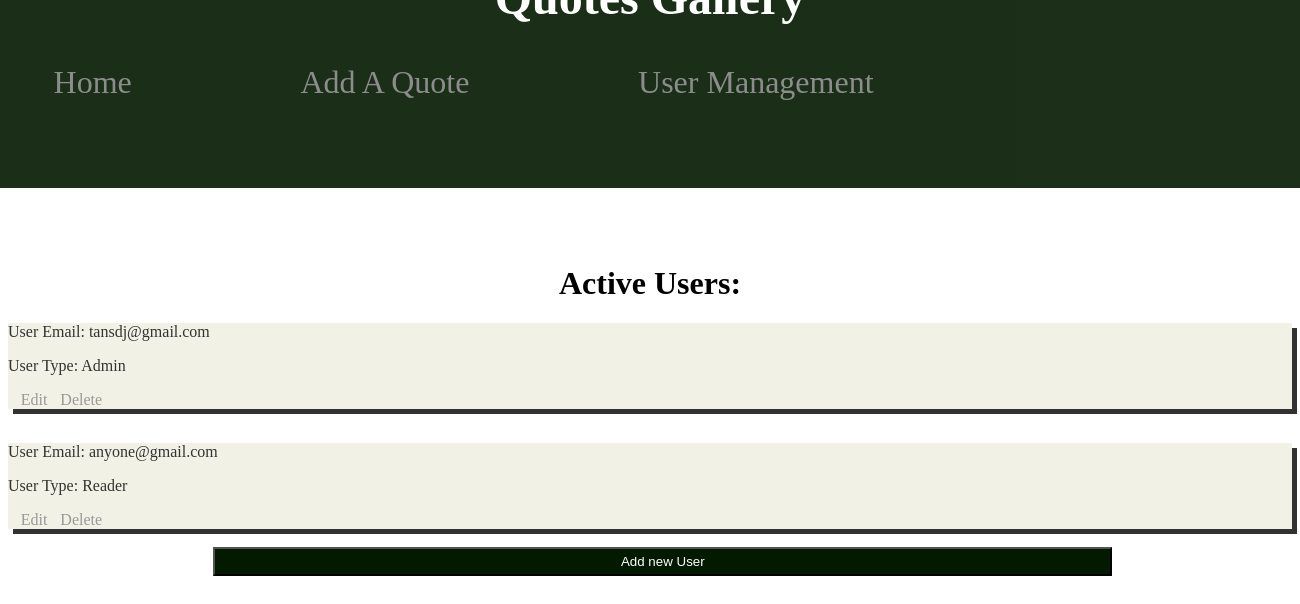
/PHP/UserManagement.php, run on an earlier commit of the app's database.
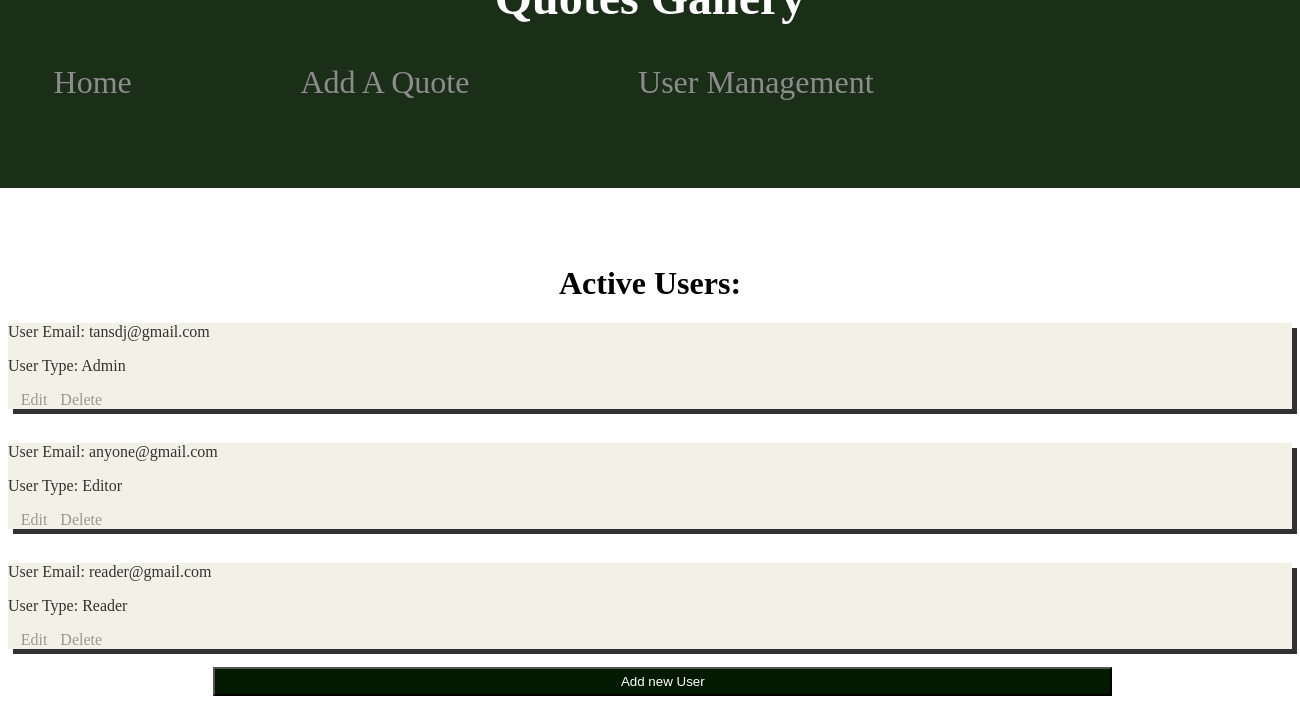
And on a later commit of the database.
### tables this page shows
CREATE TABLE IF NOT EXISTS `tblusers` (
  `userId` int(11) NOT NULL AUTO_INCREMENT,
  `userEmail` varchar(30) NOT NULL,
  `userPassword` varchar(20) NOT NULL,
  `userType` varchar(6) NOT NULL,
  PRIMARY KEY (`userId`),
  UNIQUE KEY `userEmail` (`userEmail`)
);

### Classes/UserClass.php (called while the page is built, shortened)
<?php
require_once (realpath( dirname( __FILE__ ) ).'/DataHandler.php');
class User{
    protected $id;
    protected $email;
    protected $type;
    function __construct($id,$email,$password,$type) {
        $this->id = $id;
        $this->email = $email;
        $this->type = $type;
    }
    function getId() {
        return $this->id;
    }
    function getEmail() {
        return $this->email;
    }
    function getType() {
        return $this->type;
    }
    function getAllUsers(){
        $users = array();
        $dh = new DataHandler('quotesdb');
        $dh->connectToDB();
        $query_results = $dh->runResultQuery("SELECT * FROM `tblusers`");
        $rows = $query_results->fetch_all(MYSQLI_ASSOC);
        foreach ($rows as $value) {
            $user = new User($value['userId'], $value['userEmail'], $value['userPassword'], $value['userType']);
            array_push($users, $user);
        }
        return $users;
    }
}

### Classes/DataHandler.php (called while the page is built, shortened)
<?php
class DataHandler {
    protected $dbName;
    protected $dbHost;
    protected $dbUserName;
    protected $dbPassWord;
    protected $db;
    function __construct($dbName, $dbHost = '127.0.0.1', $dbUserName = 'root', $dbPassWord = '') {
        $this->dbName = $dbName;
        $this->dbHost = $dbHost;
        $this->dbUserName = $dbUserName;
        $this->dbPassWord = $dbPassWord;
    }
    function connectToDB()
    {
        if($this->db = new mysqli($this->dbHost,$this->dbUserName,$this->dbPassWord,$this->dbName)){
            $state = 'db connected';
        }
        else{
            die("Failed to connect to the database");
        }
    }
    function runResultQuery($qeury)
    {
        $database = $this->db;
        if($result = $database->query($qeury))
        {
            return $result;
        }
        else{
            echo "<br/>".$qeury."<br/>";
            echo mysqli_error($database);
            die("Unable to perform query");
        }
    }
}

### PHP/DisplayFormatter.php (the view, shortened to what this page needs)
<?php
require_once (realpath( dirname( __FILE__ ) ).'/../Classes/UserClass.php');
function displayUserDetails($user){
    $u = $user;
    $id = $u->getId();
    $email = $u->getEmail();
    $type = $u->getType();
    echo "<section class='form'><p class='userDet'>User Email: $email</p>";
    echo "<p class='userDet'>User Type: $type</p>";
    echo "<a class='AltLinks' href='./UpdateUser.php?userId=$id'>Edit</a><a class='AltLinks' href='./UserRemove.php?userId=$id'>Delete</a></section><br>";
}

### PHP/UserManagement.php (shortened to what this page needs)
<?php
require_once (realpath( dirname( __FILE__ ) ).'\DisplayFormatter.php');
$user = new User(NULL,"","","");
echo "<html>
    <body>
        <h1 class='bodyHeadings'>Active Users:</h1>
    </body>";
$users = $user->getAllUsers();
foreach ($users as $value) {
    $user = $value;
    displayUserDetails($user);
}
echo "<a href='Register.php' class='AltLinks'><input class='regButton' type='submit' value='Add new User'/></a>
</html>";

What changed in the data, as far as the page shows it:
changed tblusers "anyone@gmail.com": userType "Reader" → "Editor"
added tblusers: userEmail "reader@gmail.com", userType "Reader"
